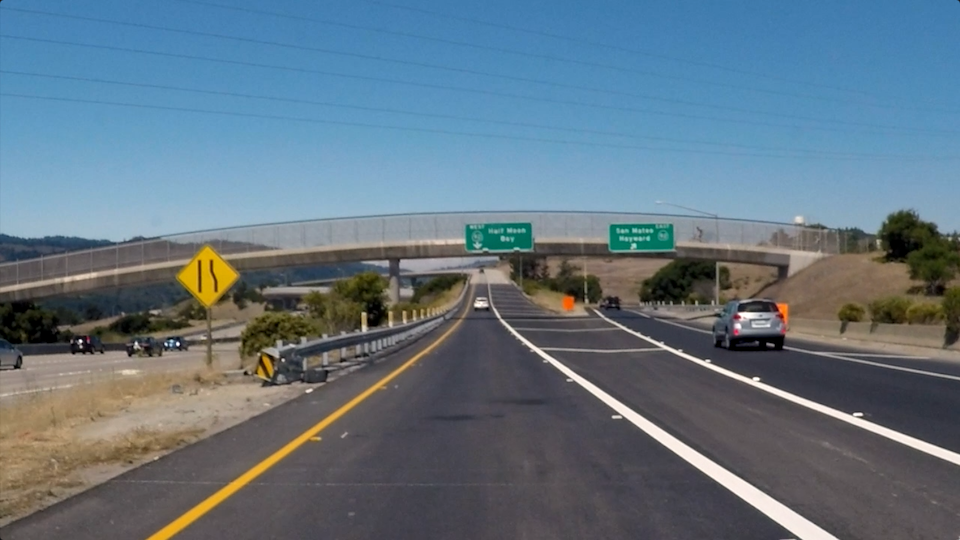
#> input picture notes/exit_ramp_quiz.png, 960 x 540 px
$ python 15_QUIZ_hough_transform_submit.py
#> lines starting #> are read from the running program, lines starting #| are printed output that depends on the picture; after the words box and inside, x2 and y2 are one past the last pixel; in counts of white or black regions, pixels touching at a corner belong together
import matplotlib.pyplot as plt
import matplotlib.image as mpimg
import numpy as np
import cv2


# Read in and grayscale the image
# Note: in the previous example we were reading a .jpg
# Here we read a .png and convert to 0,255 bytescale
image = (mpimg.imread('exit_ramp_quiz.png')*255).astype('uint8')
gray = cv2.cvtColor(image,cv2.COLOR_BGR2GRAY)
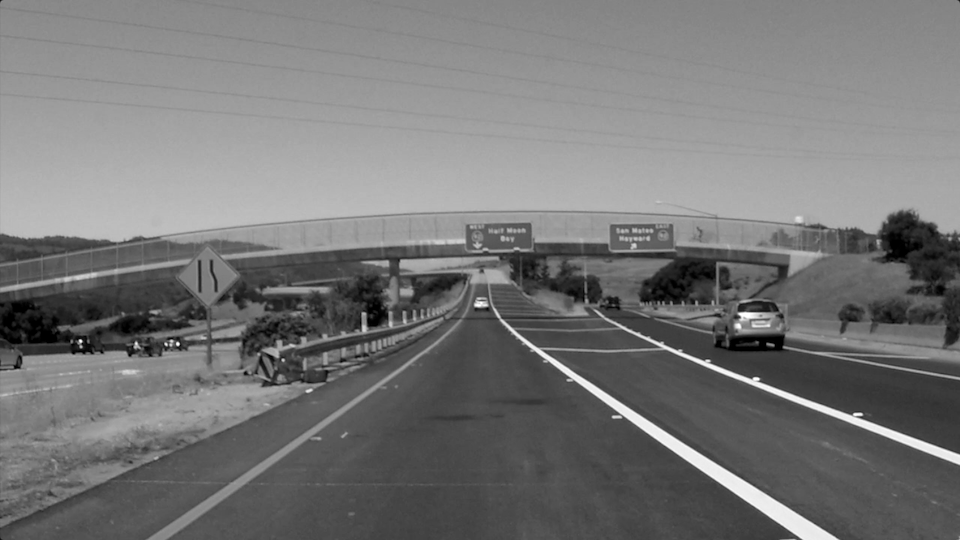
#> gray: shape (540, 960); min 0, max 255, mean 118.5

print('image type: ', type(image), 'dimensions: ', image.shape)
#| image type:  <class 'numpy.ndarray'> dimensions:  (540, 960, 3)

# Define a kernel size and apply Gaussian smoothing
kernel_size = 5
blur_gray = cv2.GaussianBlur(gray,(kernel_size, kernel_size),0)

# Define our parameters for Canny and apply
low_threshold = 50
high_threshold = 150
edges = cv2.Canny(blur_gray, low_threshold, high_threshold)
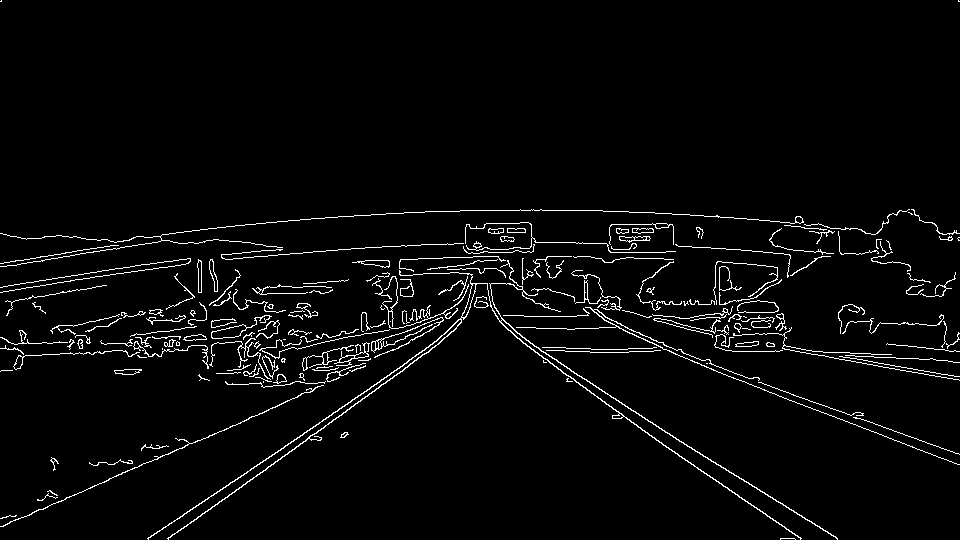
#> edges: shape (540, 960); 3.3% white in thin lines or dots

# Next we'll create a masked edges image using cv2.fillPoly()
mask = np.zeros_like(edges)
ignore_mask_color = 255

# This time we are defining a four sided polygon to mask
imshape = image.shape
#> imshape = (540, 960, 3)

bottom_offset = 50
vertices = np.array([[(bottom_offset, imshape[0]), (imshape[1]*0.45, imshape[0]*0.55),
                      (imshape[1]*0.55, imshape[0]*0.55), (imshape[1] - bottom_offset, imshape[0])]], dtype=np.int32)

print('range bounds: ', vertices)
#| range bounds:  [[[ 50 540]
#|   [432 297]
#|   [528 297]
#|   [910 540]]]

cv2.fillPoly(mask, vertices, ignore_mask_color)
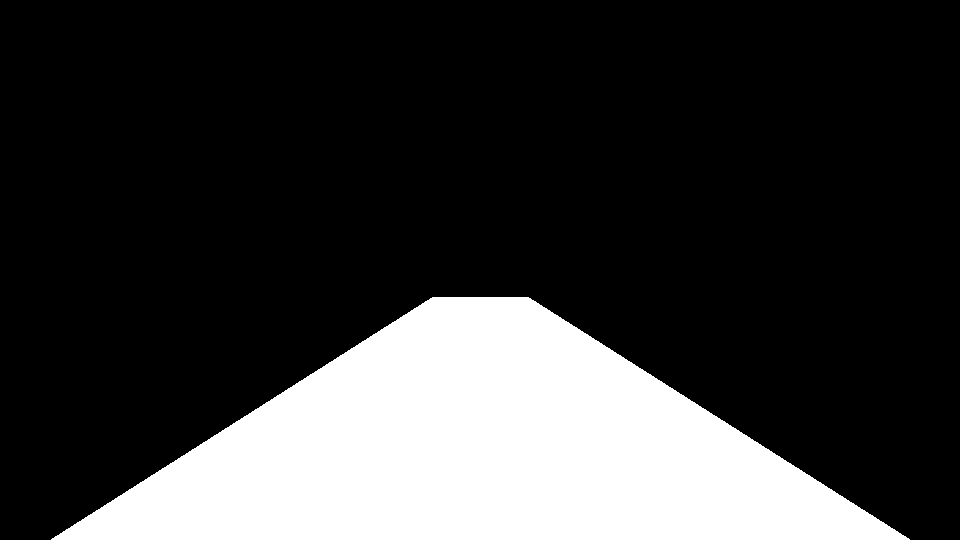
#> mask: shape (540, 960); 22.4% white; 1 white region, box (x1, y1, x2, y2) and area: (51, 297, 910, 540) 116293
masked_edges = cv2.bitwise_and(edges, mask)
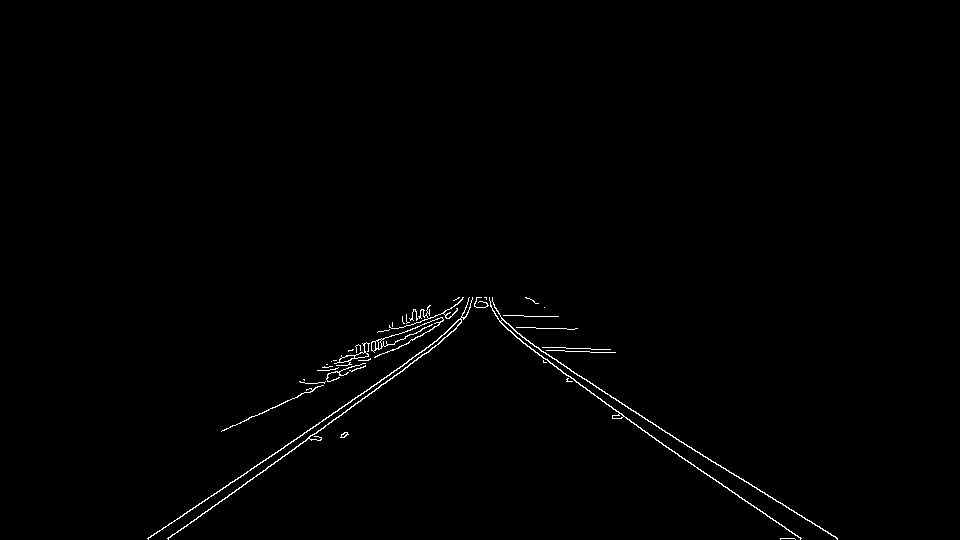
#> masked_edges: shape (540, 960); 0.72% white in thin lines or dots, all inside (x1, y1, x2, y2) = (147, 297, 838, 540)

plt.imshow(masked_edges)
plt.show()

# Define the Hough transform parameters
# Make a blank the same size as our image to draw on
rho = 2 # distance resolution in pixels of the Hough grid
theta = np.pi/180 # angular resolution in radians of the Hough grid
threshold = 15     # minimum number of votes (intersections in Hough grid cell)
min_line_length = 40 #minimum number of pixels making up a line
max_line_gap = 20    # maximum gap in pixels between connectable line segments
line_image = np.copy(image)*0 # creating a blank to draw lines on
#> line_image: shape (540, 960, 3); every value is 0

# Run Hough on edge detected image
# Output "lines" is an array containing endpoints of detected line segments
lines = cv2.HoughLinesP(masked_edges, rho, theta, threshold, np.array([]),
                            min_line_length, max_line_gap)
#> lines = 54 rows, first 6: [147, 538, 402, 366], [562, 372, 800, 539], [241, 487, 438, 344], [611, 397, 837, 538], [168, 539, 448, 335], [221, 431, 356, 368]

# Iterate over the output "lines" and draw lines on a blank image
for line in lines:
    for x1,y1,x2,y2 in line:
        cv2.line(line_image,(x1,y1),(x2,y2),(255,0,0),10)
#> this loop made 54 passes
#> line on passes 1 to 12: [[147, 538, 402, 366]], [[562, 372, 800, 539]], [[241, 487, 438, 344]], [[611, 397, 837, 538]], [[168, 539, 448, 335]], [[221, 431, 356, 368]], [[333, 369, 486, 298]], [[389, 327, 456, 327]], [[299, 381, 472, 297]], [[316, 383, 409, 342]], [[403, 322, 454, 330]], [[531, 349, 605, 352]]
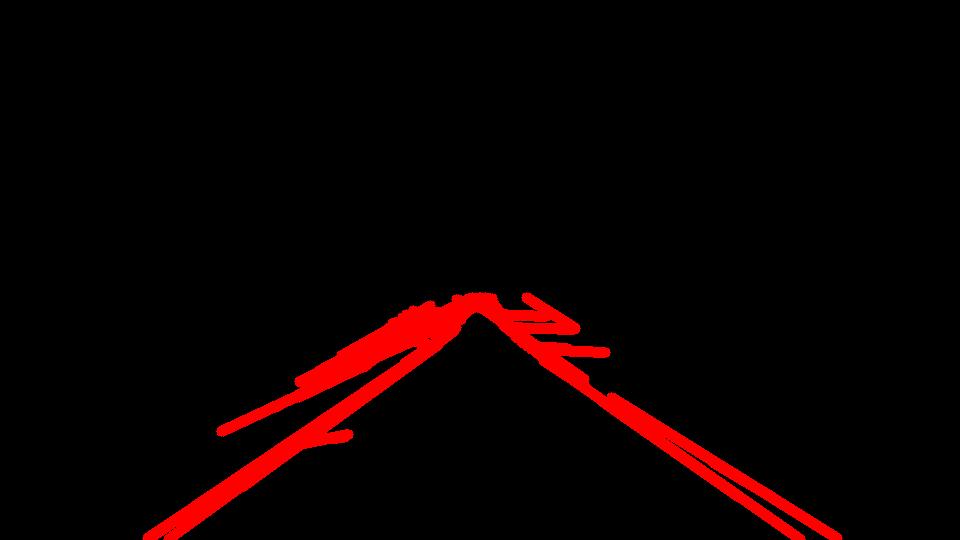
#> line_image: shape (540, 960, 3); mean R, G, B 12.2, 0, 0

plt.imshow(line_image)
plt.show()

# Create a "color" binary image to combine with line image
color_edges = np.dstack((edges, edges, edges))
#> color_edges: shape (540, 960, 3); 3.3% white in thin lines or dots

# Draw the lines on the edge image
lines_edges = cv2.addWeighted(color_edges, 0.8, line_image, 1, 0)
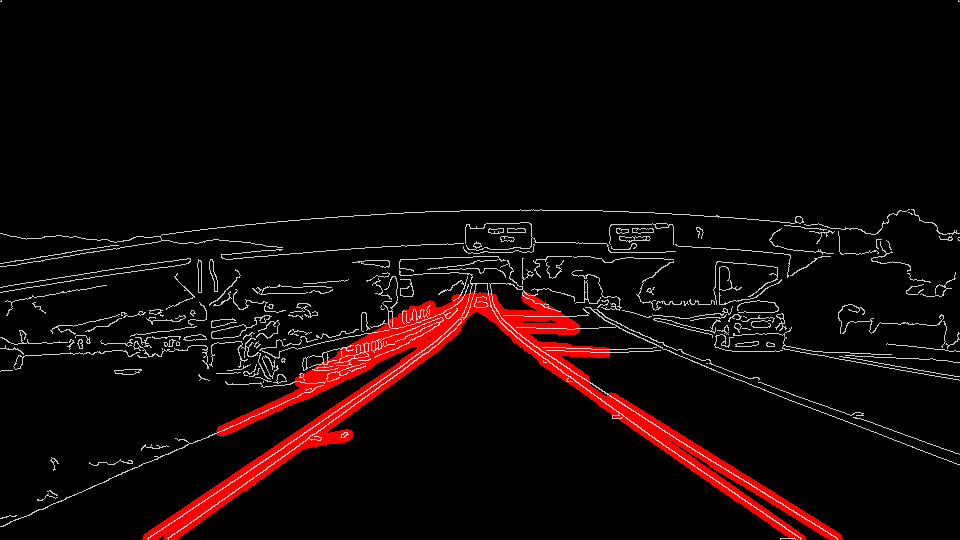
#> lines_edges: shape (540, 960, 3); mean of channels 0, 1, 2 17.4, 6.7, 6.7; drawn as R, G, B
plt.imshow(lines_edges)

plt.show()

$ run again, with notes/exit-ramp.png copied over notes/exit_ramp_quiz.png
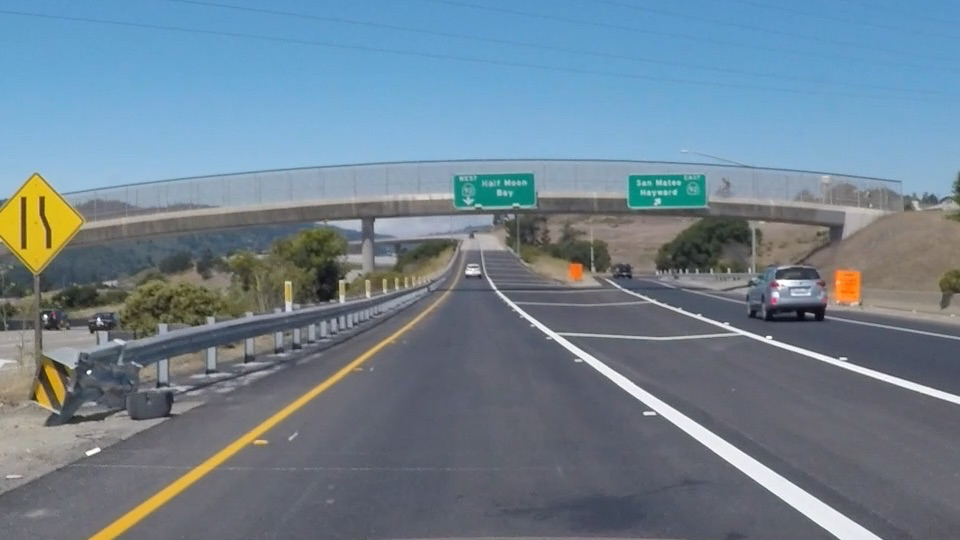
#> input picture notes/exit-ramp.png, 960 x 540 px
#| image type:  <class 'numpy.ndarray'> dimensions:  (540, 960, 3)
#> edges: shape (540, 960); 3.8% white in thin lines or dots, all inside (x1, y1, x2, y2) = (0, 158, 960, 540)
#| range bounds:  [[[ 50 540]
#|   [432 297]
#|   [528 297]
#|   [910 540]]]
#> mask: shape (540, 960); 22.4% white; 1 white region, box (x1, y1, x2, y2) and area: (51, 297, 910, 540) 116293
#> masked_edges: shape (540, 960); 0.49% white in thin lines or dots, all inside (x1, y1, x2, y2) = (89, 297, 882, 540)
#> lines = 24 rows, first 6: [539, 329, 838, 539], [501, 298, 596, 358], [281, 411, 423, 312], [279, 421, 429, 312], [689, 417, 804, 491], [112, 538, 154, 508]
#> the loop `for line in lines:` made 24 passes
#> after the loop `for line in lines:`:
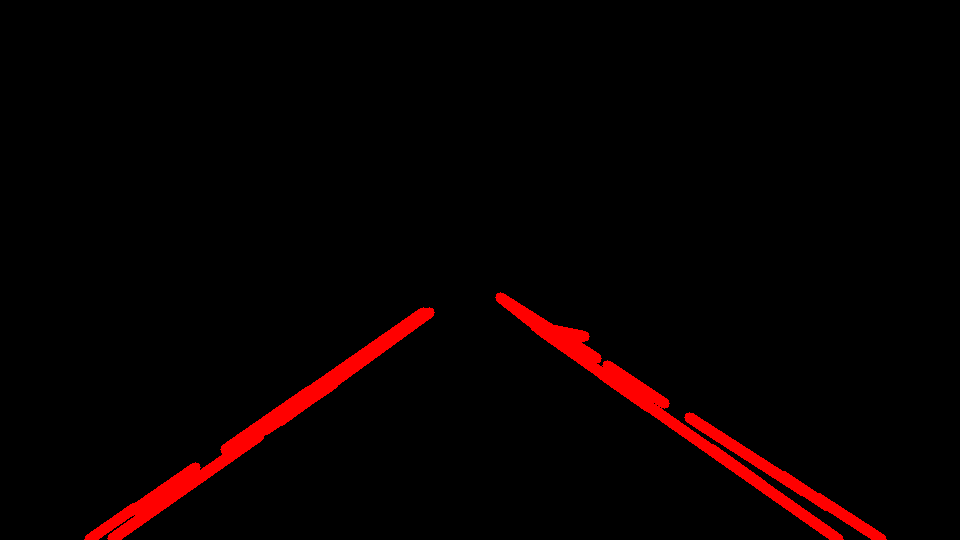
#> line_image: shape (540, 960, 3); mean R, G, B 8, 0, 0
#> `lines_edges = cv2.addWeighted(color_edges, 0.8, line_image, 1, 0)`:
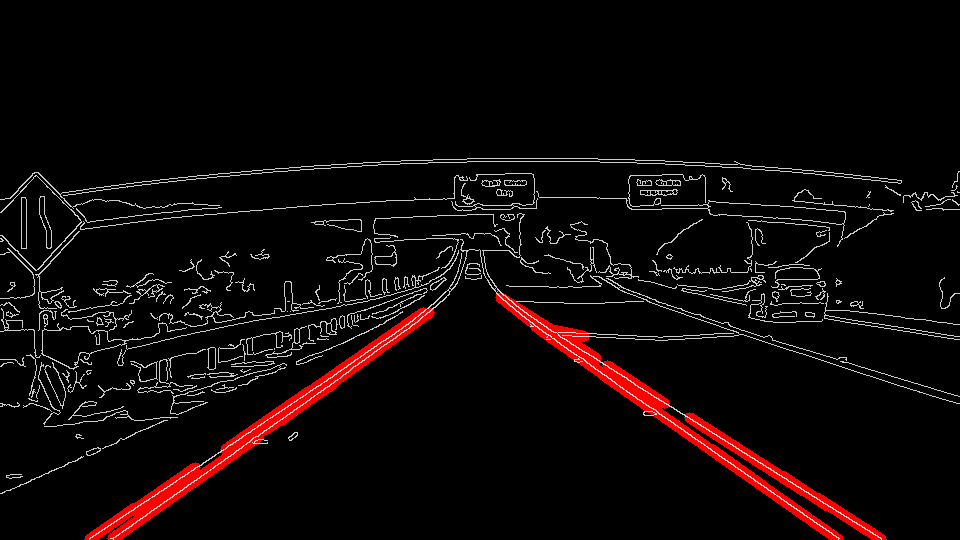
#> lines_edges: shape (540, 960, 3); mean of channels 0, 1, 2 14.9, 7.8, 7.8; drawn as R, G, B
